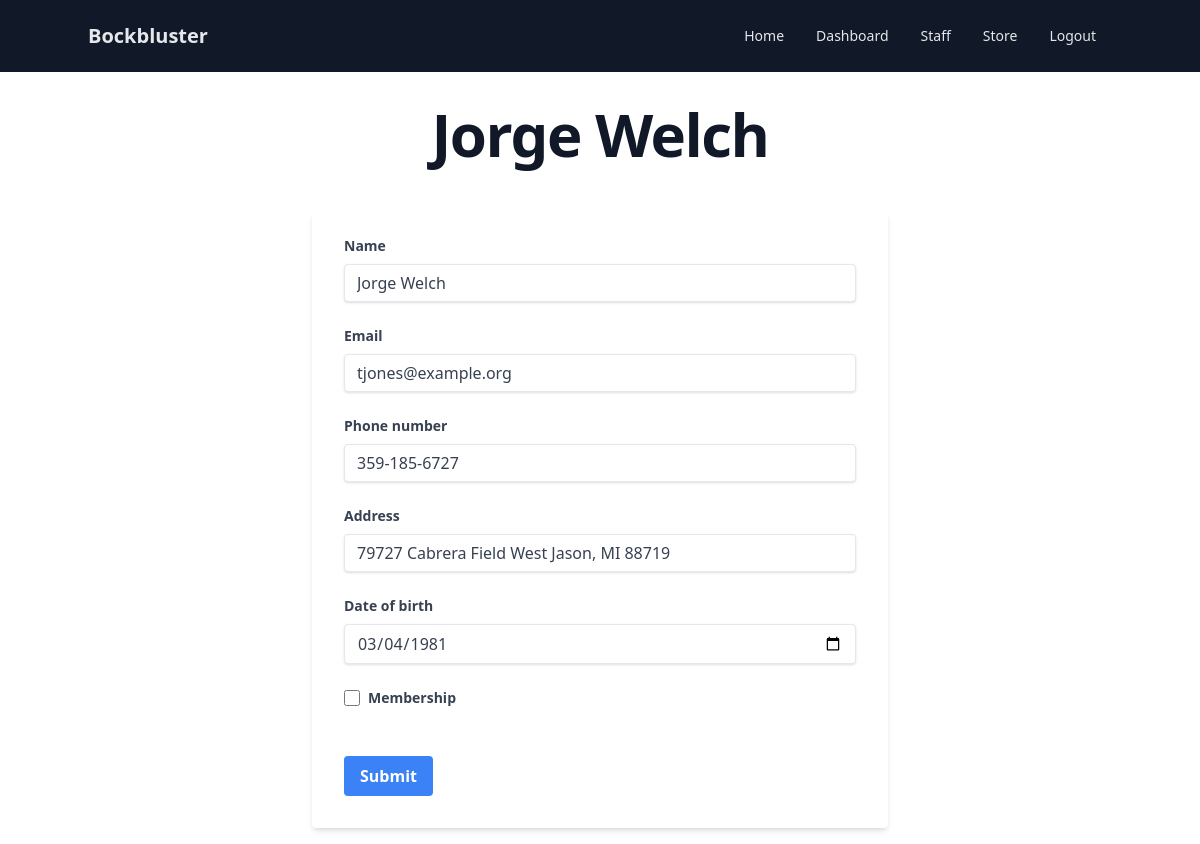
Page /update_customer_form.php?CID=48 (signed in) on the committed database.
### tables this page shows
create table CUSTOMER(
    CID int auto_increment,
    name varchar(100),
    email varchar(100),
    address varchar(100),
    phone varchar(20),
    dob date,
    membership boolean,
    primary key (CID)
);

### compatibility/fetch.php (called while the page is built, shortened)
<?php
    function fetch($statement)
    {
        if ($statement->num_rows > 0)
        {
            $metadata = $statement->result_metadata();
            $result = array();
            $parameters = array();
            while ($field = $metadata->fetch_field())
            {
                $parameters[] = &$result[$field->name];
            }
            call_user_func_array(
                array($statement, "bind_result"),
                $parameters
            );
            $row = $statement->fetch();
            if ($row)
                return $result;
        }
        return null;
    }
?>

### update_customer_form.php (the view, shortened to what this page needs)
<?php
    include_once("connection.php");
    include_once "compatibility/fetch.php";
    include_once("component/header.php");
    $CID = isset($_GET["CID"]);
    if ($CID) {
        $sql = "select * from CUSTOMER where CID=?";
        $statement = $connection->prepare($sql);
        $statement->bind_param("s", $_GET["CID"]);
        $statement->execute();
        $statement->store_result();
        $customer = fetch($statement);
        $membership = $customer["membership"] ? "checked" : "";
    } else {
        echo "Please enter a customer ID to update.";
        return;
    }
    include_once("component/footer.php");
?>
<main>
    <h1 class="mt-8 mb-12 text-4xl font-extrabold tracking-tight leading-none text-gray-900 md:text-5xl lg:text-6xl">
        <a href="update_customer_form.php?CID=<?= $customer["CID"]; ?>"><?= $customer["name"]; ?></a>
    </h1>
    <div class="flex items-center justify-center h-fit">
        <div class="w-full max-w-xl">
            <form action="update_customer.php" method=post class="bg-white shadow-md rounded px-8 pt-6 pb-8 mb-4">
                <div class="mb-6">
                    <label class="block text-gray-700 text-sm font-bold mb-2" for="name">Name</label>
                    <input class="shadow appearance-none border rounded w-full py-2 px-3 text-gray-700 leading-tight focus:outline-none focus:shadow-outline" id="name" name="name" type="text" value="<?= $customer["name"]; ?>" placeholder="John Doe" required>
                </div>
                <div class="mb-6">
                    <label class="block text-gray-700 text-sm font-bold mb-2" for="email">Email</label>
                    <input class="shadow appearance-none border rounded w-full py-2 px-3 text-gray-700 leading-tight focus:outline-none focus:shadow-outline" id="email" name="email" type="text" value="<?= $customer["email"]; ?>" placeholder="johndoe@example.com" required>
                </div>
                <div class="mb-6">
                    <label class="block text-gray-700 text-sm font-bold mb-2" for="phone">Phone number</label>
                    <input class="shadow appearance-none border rounded w-full py-2 px-3 text-gray-700 leading-tight focus:outline-none focus:shadow-outline" id="phone" name="phone" type="tel" value="<?= $customer["phone"]; ?>" placeholder="403-555-5555" required>
                </div>
                <div class="mb-6">
                    <label class="block text-gray-700 text-sm font-bold mb-2" for="address">Address</label>
                    <input class="shadow appearance-none border rounded w-full py-2 px-3 text-gray-700 leading-tight focus:outline-none focus:shadow-outline" id="address" name="address" type="text" value="<?= $customer["address"]; ?>" placeholder="123 Street, NW, Lethbridge, AB" required>
                </div>
                <div class="mb-6">
                    <label class="block text-gray-700 text-sm font-bold mb-2" for="dob">Date of birth</label>
                    <input class="shadow appearance-none border rounded w-full py-2 px-3 text-gray-700 leading-tight focus:outline-none focus:shadow-outline" id="dob" name="dob" type="date" value="<?= $customer["dob"]; ?>" placeholder="1975-01-01" required>
                </div>
                <div class="mb-12">
                    <div class="flex items-center">
                        <input id="membership" name="membership" type="checkbox" <?= $membership; ?> class="w-4 h-4 text-blue-600 bg-gray-100 rounded border-gray-300 focus:ring-blue-500 focus:ring-2">
                        <label for="membership" class="ml-2 text-gray-700 text-sm font-bold">Membership</label>
                    </div>
                </div>
                <div class="flex items-center">
                    <button class="bg-blue-500 hover:bg-blue-700 text-white font-bold py-2 px-4 rounded focus:outline-none focus:shadow-outline" type=submit name="submit">Submit</button>
                </div>
            </form>
        </div>
    </div>
</main>

### css/index.css (style rules this page uses)
h1 { text-align: center; }

### rows in the picture
customer: name "Jorge Welch", email "tjones@example.org", phone "359-185-6727", address "79727 Cabrera Field West Jason, MI 88719", dob "03/04/1981"
